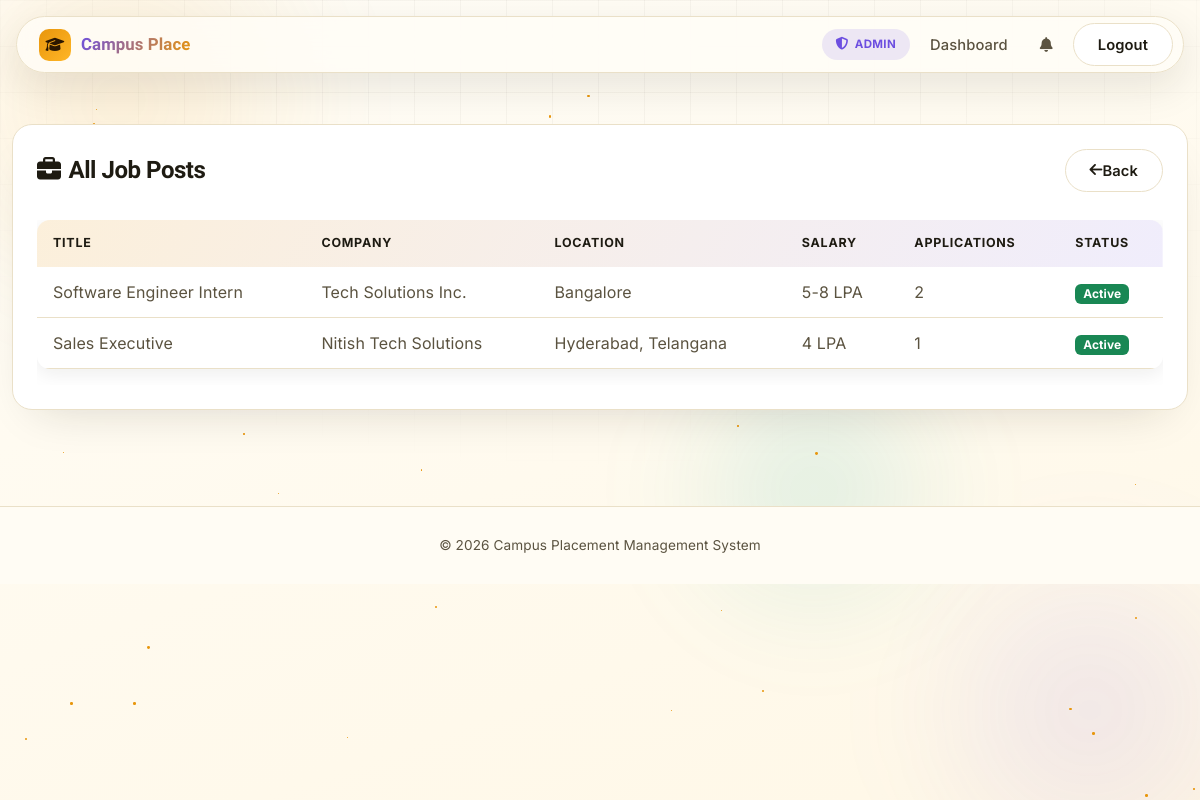
Page /admin/jobs (signed in) on the committed database.
### app.py (models this page shows, shortened)
class User(db.Model):
    __tablename__ = 'users'
    id = db.Column(db.Integer, primary_key=True)
    email = db.Column(db.String(120), unique=True, nullable=False)
    password_hash = db.Column(db.String(256), nullable=False)
    role = db.Column(db.String(20), nullable=False)  # 'student', 'company', 'admin'
    created_at = db.Column(db.DateTime, default=datetime.utcnow)

class JobPost(db.Model):
    __tablename__ = 'job_posts'
    id = db.Column(db.Integer, primary_key=True)
    company_id = db.Column(db.Integer, db.ForeignKey('company_profiles.id'))
    title = db.Column(db.String(100), nullable=False)
    description = db.Column(db.Text, nullable=False)
    required_skills = db.Column(db.Text)  # Comma separated
    location = db.Column(db.String(100))
    salary_range = db.Column(db.String(50))
    last_date = db.Column(db.Date)
    created_at = db.Column(db.DateTime, default=datetime.utcnow)
    is_active = db.Column(db.Boolean, default=True)
    applications = db.relationship('JobApplication', backref='job', lazy=True)

class CompanyProfile(db.Model):
    __tablename__ = 'company_profiles'
    id = db.Column(db.Integer, primary_key=True)
    user_id = db.Column(db.Integer, db.ForeignKey('users.id'), unique=True)
    company_name = db.Column(db.String(100), nullable=False)
    industry = db.Column(db.String(50))
    description = db.Column(db.Text)
    website = db.Column(db.String(200))
    location = db.Column(db.String(100))
    approval_status = db.Column(db.String(20), default='pending')  # pending, approved, rejected
    user = db.relationship('User', backref='company_profile', uselist=False)
    jobs = db.relationship('JobPost', backref='company', lazy=True)

### app.py (the view)
@app.route('/admin/jobs')
@login_required
@role_required('admin')
def admin_jobs():
    jobs = JobPost.query.all()
    return render_template('admin_jobs.html', jobs=jobs)

### app.py (called while the page is built)
def login_required(f):
    @wraps(f)
    def decorated_function(*args, **kwargs):
        if 'user_id' not in session:
            flash('Please login to access this page', 'warning')
            return redirect(url_for('login'))
        return f(*args, **kwargs)
    return decorated_function

def role_required(*roles):
    def decorator(f):
        @wraps(f)
        def decorated_function(*args, **kwargs):
            if 'user_id' not in session:
                flash('Please login first', 'warning')
                return redirect(url_for('login'))
            user = User.query.get(session['user_id'])
            if user.role not in roles:
                flash('You do not have permission to access this page', 'danger')
                return redirect(url_for('dashboard'))
            return f(*args, **kwargs)
        return decorated_function
    return decorator

@app.context_processor
def inject_notifications():
    if 'user_id' in session:
        unread_count = Notification.query.filter_by(user_id=session['user_id'], is_read=False).count()
        recent_notifications = Notification.query.filter_by(user_id=session['user_id']) \
            .order_by(desc(Notification.created_at)).limit(6).all()
        return dict(unread_notif_count=unread_count, recent_notifications=recent_notifications)
    return dict(unread_notif_count=0, recent_notifications=[])

### templates/admin_jobs.html
{% extends "base.html" %}
{% block content %}
<div class="container" style="padding-top: 1.5rem; padding-bottom: 3rem;">
    <div class="glass-card p-4">
        <div class="page-header">
            <h3><i class="fas fa-briefcase me-2"></i>All Job Posts</h3>
            <a href="{{ url_for('admin_dashboard') }}" class="btn btn-outline-gradient"><i class="fas fa-arrow-left"></i> Back</a>
        </div>
        <div class="table-responsive">
            <table class="table custom-table">
                <thead>
                    <tr><th>Title</th><th>Company</th><th>Location</th><th>Salary</th><th>Applications</th><th>Status</th></tr>
                </thead>
                <tbody>
                    {% for job in jobs %}
                    <tr>
                        <td>{{ job.title }}</td>
                        <td>{{ job.company.company_name }}</td>
                        <td>{{ job.location }}</td>
                        <td>{{ job.salary_range }}</td>
                        <td>{{ job.applications|length }}</td>
                        <td>{% if job.is_active %}<span class="badge bg-success">Active</span>{% else %}<span class="badge bg-secondary">Closed</span>{% endif %}</td>
                    </tr>
                    {% endfor %}
                </tbody>
            </table>
        </div>
    </div>
</div>
{% endblock %}

### templates/base.html (shortened to what this page needs)
<!DOCTYPE html>
<html lang="en">
<head>
    <link href="https://cdn.jsdelivr.net/npm/bootstrap@5.3.3/dist/css/bootstrap.min.css" rel="stylesheet">
    <link rel="stylesheet" href="https://cdnjs.cloudflare.com/ajax/libs/font-awesome/6.4.0/css/all.min.css">
</head>
<body>
    <div class="bg-fx">
        <div class="bg-blob b2"></div>
        <div class="bg-blob b3"></div>
        <div class="bg-stars" id="bgStars"></div>
    </div>
    <div class="nav-shell">
        <nav class="navbar navbar-expand-lg glass-nav">
            <div class="container-fluid px-0">
                <a class="navbar-brand" href="{{ url_for('index') }}">
                    <span class="brand-mark"><i class="fas fa-graduation-cap"></i></span>
                    <span class="brand-text">Campus Place</span>
                </a>
                <div class="collapse navbar-collapse" id="navbarNav">
                    <ul class="navbar-nav ms-auto align-items-lg-center">
                        {% if session.user_id %}
                            <li class="nav-item d-flex align-items-center me-1">
                                <span class="role-badge role-{{ session.user_role }}">
                                    <i class="fas fa-{% if session.user_role == 'admin' %}shield-alt{% elif session.user_role == 'company' %}building{% else %}user-graduate{% endif %}"></i>
                                    {{ session.user_role }}
                                </span>
                            </li>
                            <li class="nav-item">
                                <a class="nav-link" href="{{ url_for('dashboard') }}">Dashboard</a>
                            </li>
                            <li class="nav-item dropdown">
                                <a class="nav-link position-relative" href="#" role="button" data-bs-toggle="dropdown" aria-label="Notifications">
                                    <i class="fas fa-bell"></i>
                                </a>
                            </li>
                            <li class="nav-item ms-lg-1">
                                <a class="btn-outline-gradient" href="{{ url_for('logout') }}">Logout</a>
                            </li>
                        {% endif %}
                    </ul>
                </div>
            </div>
        </nav>
    </div>
    <div style="padding-top: 100px; position: relative;">
        {% block content %}{% endblock %}
    </div>
    <div class="footer">
        <p class="mb-0">&copy; 2026 Campus Placement Management System</p>
    </div>
</body>
</html>

### rows in the picture
User: user_role "ADMIN"
JobPost: title "Software Engineer Intern", company.company_name "Tech Solutions Inc.", location "Bangalore", salary_range "5-8 LPA", applications|length "2", is_active "Active"
JobPost: title "Sales Executive", company.company_name "Nitish Tech Solutions", location "Hyderabad, Telangana", salary_range "4 LPA", applications|length "1", is_active "Active"
